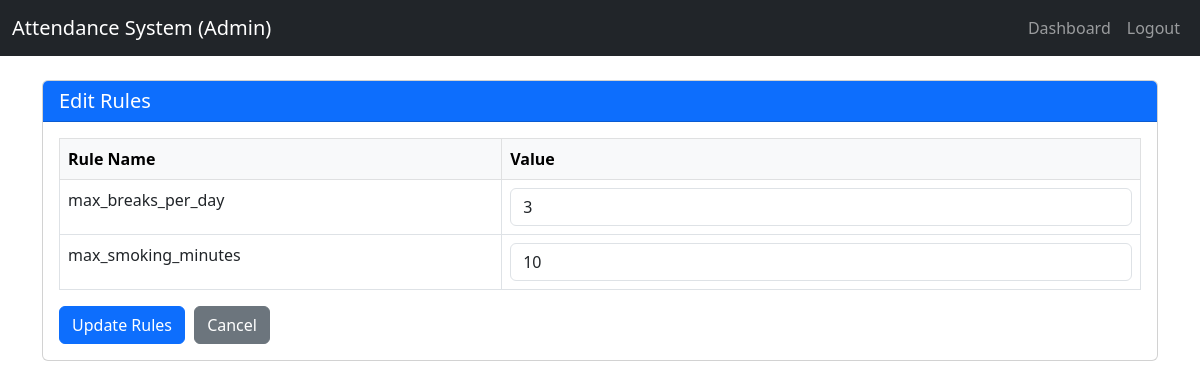
Page /rules (signed in) on the committed database.
### tables this page shows
CREATE TABLE rules (
                    id INTEGER PRIMARY KEY AUTOINCREMENT,
                    rule_name TEXT UNIQUE NOT NULL,
                    value TEXT NOT NULL
                );

### app.py (the view, shortened to what this page needs)
@app.route('/rules', methods=['GET', 'POST'])
@login_required
@admin_required
def rules():
    try:
        rules_list = query_db('SELECT rule_name, value FROM rules')
        return render_template('rules.html', rules=rules_list)
    except Exception as e:
        app.logger.error(f"Error in rules route: {str(e)}")
        flash('An error occurred.', 'danger')
        return redirect(url_for('dashboard'))

### app.py (called while the page is built)
def get_db():
    if DATABASE_URL and DATABASE_URL.startswith('postgres'):
        if not hasattr(g, '_database'):
            g._database = psycopg2.connect(DATABASE_URL, cursor_factory=RealDictCursor)
        return g._database
    else:
        db = getattr(g, '_database', None)
        if db is None:
            db = g._database = sqlite3.connect('attendance.db')
            db.row_factory = sqlite3.Row
        return db

@app.teardown_appcontext
def close_connection(exception):
    db = getattr(g, '_database', None)
    if db is not None:
        db.close()

def query_db(query, args=(), one=False):
    try:
        conn = get_db()
        if DATABASE_URL and DATABASE_URL.startswith('postgres'):
            cur = conn.cursor()
            cur.execute(query.replace('?', '%s'), args)
            rv = cur.fetchall()
            cur.close()
            return (rv[0] if rv else None) if one else rv
        else:
            cur = conn.execute(query, args)
            rv = cur.fetchall()
            cur.close()
            return (rv[0] if rv else None) if one else rv
    except Exception as e:
        app.logger.error(f"Database query error: {str(e)}")
        raise

def login_required(f):
    @wraps(f)
    def decorated_function(*args, **kwargs):
        if 'user_id' not in session:
            flash('Please log in first.', 'warning')
            return redirect(url_for('login'))
        return f(*args, **kwargs)
    return decorated_function

def admin_required(f):
    @wraps(f)
    def decorated_function(*args, **kwargs):
        if session.get('role') != 'admin':
            flash('Admin access required.', 'danger')
            return redirect(url_for('dashboard'))
        return f(*args, **kwargs)
    return decorated_function

### templates/rules.html (shortened to what this page needs)
<!DOCTYPE html>
<html lang="en">
<head>
    <link href="https://cdn.jsdelivr.net/npm/bootstrap@5.3.0/dist/css/bootstrap.min.css" rel="stylesheet">
    <link rel="stylesheet" href="{{ url_for('static', filename='style.css') }}">
</head>
<body>
    <nav class="navbar navbar-expand-lg navbar-dark bg-dark">
        <div class="container-fluid">
            <a class="navbar-brand" href="#">Attendance System (Admin)</a>
            <div class="collapse navbar-collapse">
                <ul class="navbar-nav ms-auto">
                    <li class="nav-item"><a class="nav-link" href="{{ url_for('dashboard') }}">Dashboard</a></li>
                    <li class="nav-item"><a class="nav-link" href="{{ url_for('logout') }}">Logout</a></li>
                </ul>
            </div>
        </div>
    </nav>
    <div class="container mt-4">
        <div class="card">
            <div class="card-header bg-primary text-white">
                <h5 class="mb-0">Edit Rules</h5>
            </div>
            <div class="card-body">
                <form method="post">
                    <table class="table table-bordered">
                        <thead class="table-light">
                            <tr>
                                <th>Rule Name</th>
                                <th>Value</th>
                            </tr>
                        </thead>
                        <tbody>
                            {% for rule in rules %}
                            <tr>
                                <td><label for="rule_{{ rule.rule_name }}" class="form-label">{{ rule.rule_name }}</label></td>
                                <td>
                                    <input type="text" class="form-control" name="rule_{{ rule.rule_name }}" id="rule_{{ rule.rule_name }}" value="{{ rule.value }}">
                                </td>
                            </tr>
                            {% endfor %}
                        </tbody>
                    </table>
                    <button type="submit" class="btn btn-primary">Update Rules</button>
                    <a href="{{ url_for('dashboard') }}" class="btn btn-secondary">Cancel</a>
                </form>
            </div>
        </div>
    </div>
</body>
</html>

### static/style.css (style rules this page uses)
.btn + .btn { margin-left: 5px; }

### rows in the picture
rules: rule_name "max_breaks_per_day", value "3"
rules: rule_name "max_smoking_minutes", value "10"
